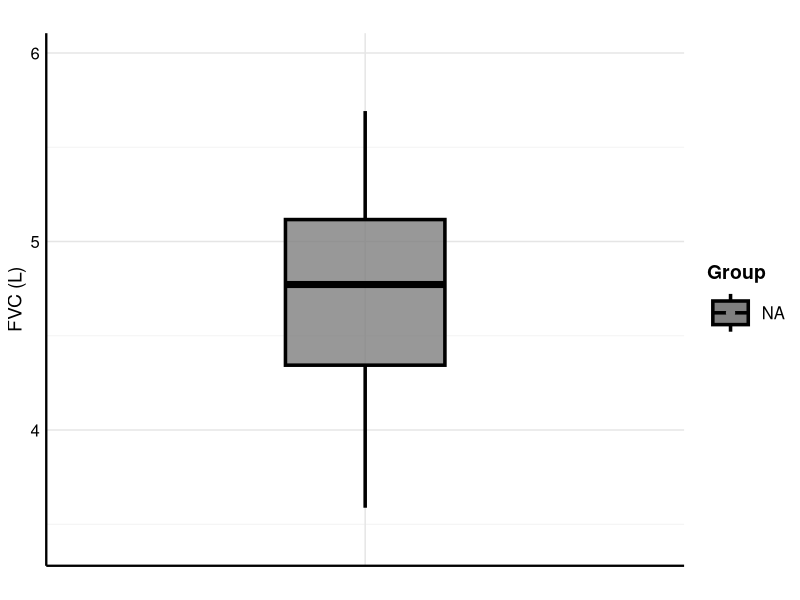

Generate this figure with R:
### Install the required R package in advance
### install.packages(c("ggplot2", "ggpubr", "ggsignif", "dplyr"))
#-----------------------------------------------

library(ggplot2)
library(ggpubr)
library(ggsignif)
library(dplyr)

## Get the name of the function indicator
data_all<-read.csv("paired_scatterplot.csv",header = FALSE)
head<-data_all[1,]
## Manually enter the paired t-test p-value 
## or you can obtain by "t.test(Low_Exp,High_Exp, paired = TRUE)" function
t_test<-data_all[62,]
## Reserve the data frame for drawing
plot_data<-data_all[2:61,] 


## Manually change the columns to plot separately
i<-2
data<-data.frame(cbind(plot_data[,1],plot_data[,i]))
## Remove rejected values for extremely high or low
data<-data[data$X2!="",]
data[,2]<-as.numeric(data[,2])
colnames(data)<-c("Group","var")
len<-length(data$Group)
data$Group <- factor(data$Group, levels = c("LE", "HE"))
data$jitter<-runif(len,min = -0.1, max = 0.1)
data$ID<-c(rep(seq(1,len/2),times = 2))


## Plot the paired scatterplots one by one
ggplot(data, aes(x = Group, y = var)) +
  geom_boxplot(aes(fill = Group), width = 0.3, alpha = 0.8, 
               outlier.shape = NA,color ="black",size = 1.2 ) +
  geom_point(aes(color = Group, x = as.numeric(factor(Group)) + jitter), 
             size = 2.5, alpha = 0.6) +
  ## Pair connection
  geom_line(aes(group = ID, x = as.numeric(factor(Group)) + jitter), 
            color = "gray", linetype = "solid") +
  ## Significance marker
  geom_signif(
    comparisons = list(c("LE", "HE")),
    annotations = ifelse(as.numeric(t_test[i]) < 0.0001, "****",
                         ifelse(t_test[i] < 0.001, "***",
                                ifelse(t_test[i] < 0.01, "**",
                                       ifelse(t_test[i] < 0.05, "*", "ns")))),
    y_position = max(data$var) * 1.05,
    tip_length = 0,textsize = 7,
  ) +
  coord_cartesian(ylim = c(min(data$var) * 0.95, 
                           max(data$var) * 1.05),
                  clip = "off") +
  scale_fill_manual(values = c("white", "white")) +
  scale_color_manual(values = c("#56B4E9", "#BD6263")) +
  labs(title = "",
       x = "", y = head[i]) + 
  theme_minimal() +
  guides(color = guide_legend(override.aes = list(alpha = 1))) + 
  theme(
    axis.title = element_text(size=14, color="black"),
    axis.text = element_text(size=12, color="black"),
    axis.text.x = element_blank(),
    axis.ticks.x = element_blank(),
    axis.line = element_line(linewidth=0.8, color="black"),
    legend.title = element_text(size=14, face="bold"),
    legend.text = element_text(size=12),
    legend.key.size = unit(1.2, "cm"),
    panel.grid.major = element_line(color="gray90", linewidth=0.5),
    panel.grid.minor = element_line(color="gray95", linewidth=0.3)
    #,legend.position = "none"
  )
